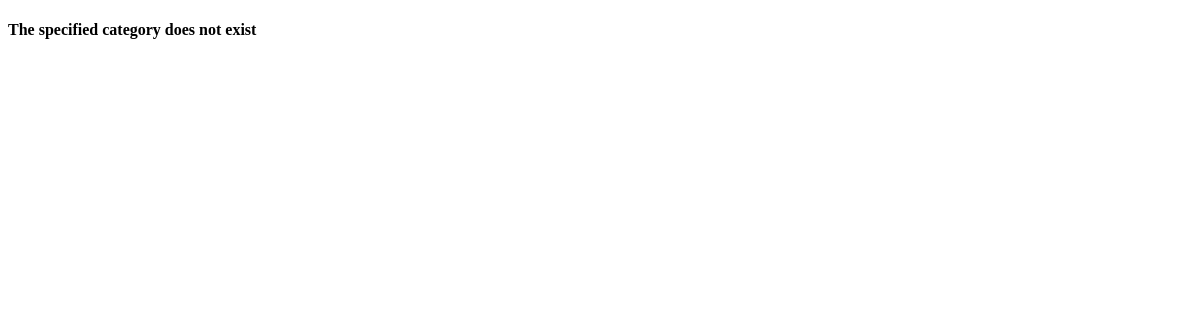
/rango/category/python/, run on an earlier commit of the app's database.
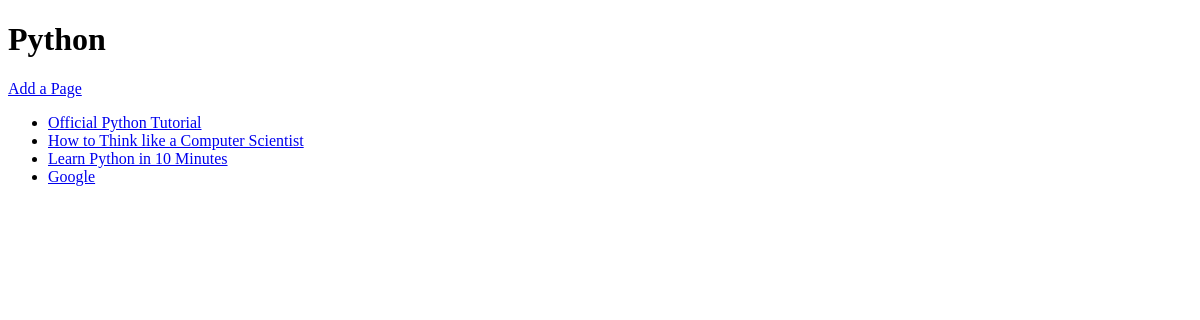
And on a later commit of the database.
### rango/models.py (models this page shows, shortened)
class Category(models.Model):
  name = models.CharField(max_length=128, unique=True)
  views = models.IntegerField(default=0)
  likes = models.IntegerField(default=0)
  slug = models.SlugField()

class Page(models.Model):
  category = models.ForeignKey(Category)
  title = models.CharField(max_length=128)
  url = models.URLField()
  views = models.IntegerField(default=0)
  likes = models.IntegerField(default=0)

### rango/views.py (the view)
# urls.py: url(r'^category/(?P<category_name_slug>[\w\-]+)/$', views.category,name='category'),
def category(request,category_name_slug):
  context_dict = {}
  try:
    category = Category.objects.get(slug=category_name_slug)
    context_dict['category_name'] = category.name
    pages = Page.objects.filter(category=category)
    context_dict['pages'] = pages
    context_dict['category'] = category
  except Category.DoesNotExist:
    pass
  return render(request, 'rango/category.html',context_dict)

### templates/rango/category.html (shortened to what this page needs)
<!DOCTYPE html>
<html lang="en">
<head>
</head>
<body>
  <h1>{{ category_name }}</h1>
    {% if category %}
      <a href="/rango/category/{{ category.slug }}/add_page/">Add a Page</a><br>
      {% if pages %}
      <ul>
        {% for page in pages %}
        <li><a href="{{ page.url }}">{{ page.title }}</a></li>
        {% endfor %}
      </ul>
      {% else %}
        <strong>There are currently no pages in this category</strong>
      {% endif %}
    {% else %}
      <strong>The specified category {{ category_name }} does not exist</strong>
    {% endif %}
</body>
</html>

What changed in the data, as far as the page shows it:
now on this page (row edited): Category: name "Python"
changed Category: slug empty → "python" (drawn)
now on this page (row unchanged): Page: title "Official Python Tutorial"
now on this page (row unchanged): Page: title "How to Think like a Computer Scientist"
now on this page (row unchanged): Page: title "Learn Python in 10 Minutes"
added Page: title "Google"
Also different on the page:
text no longer shown: "The specified category does not exist"
text now shown: "Add a Page"
